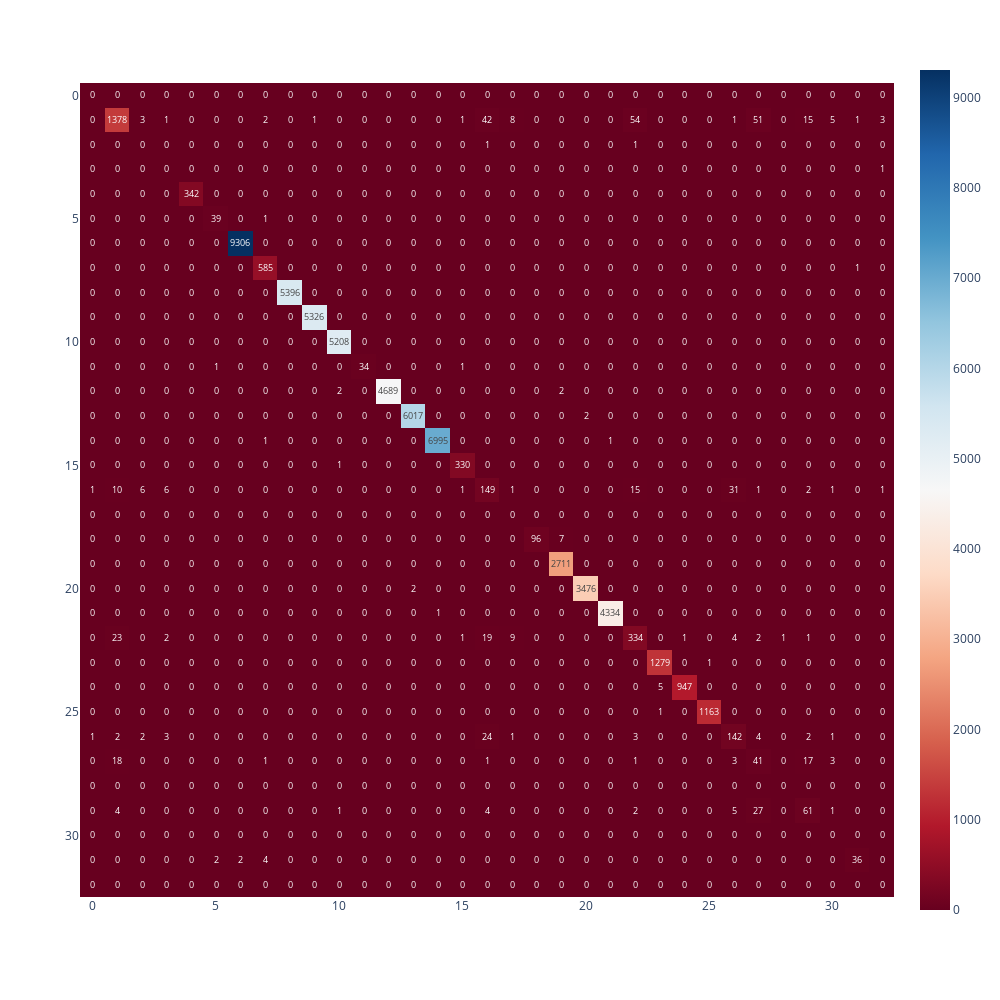

Source (notebook cell):
### Code cell
# Calc  confusion matrix
cm = confusion_matrix(pred, z_test)

# Show CM and classification_repor
print("XGB Classifier : \n")
print(f"\nConfusion Matrix :")
fig = px.imshow(cm, text_auto=True, color_continuous_scale='rdbu', width=1000, height=1000)
fig.show()
print(classification_report(z_test, pred))

### Figure 1 — Plotly figure (JSON) as saved in the notebook; plotly's stock layout.template omitted (floating-point values rounded to 4 significant figures; data arrays with more than 128 entries replaced by an {"elided": "..."} marker saying what was removed)
{"data": [{"coloraxis": "coloraxis", "hovertemplate": "x: %{x}<br>y: %{y}<br>color: %{z}<extra></extra>", "name": "0", "texttemplate": "%{z}", "type": "heatmap", "xaxis": "x", "yaxis": "y", "z": {"elided": "33x33 int values"}}], "layout": {"coloraxis": {"colorscale": [[0, "rgb(103,0,31)"], [0.1, "rgb(178,24,43)"], [0.2, "rgb(214,96,77)"], [0.3, "rgb(244,165,130)"], [0.4, "rgb(253,219,199)"], [0.5, "rgb(247,247,247)"], [0.6, "rgb(209,229,240)"], [0.7, "rgb(146,197,222)"], [0.8, "rgb(67,147,195)"], [0.9, "rgb(33,102,172)"], [1, "rgb(5,48,97)"]]}, "height": 1000, "margin": {"t": 60}, "width": 1000, "xaxis": {"anchor": "y", "constrain": "domain", "domain": [0, 1], "scaleanchor": "y"}, "yaxis": {"anchor": "x", "autorange": "reversed", "constrain": "domain", "domain": [0, 1]}}}
